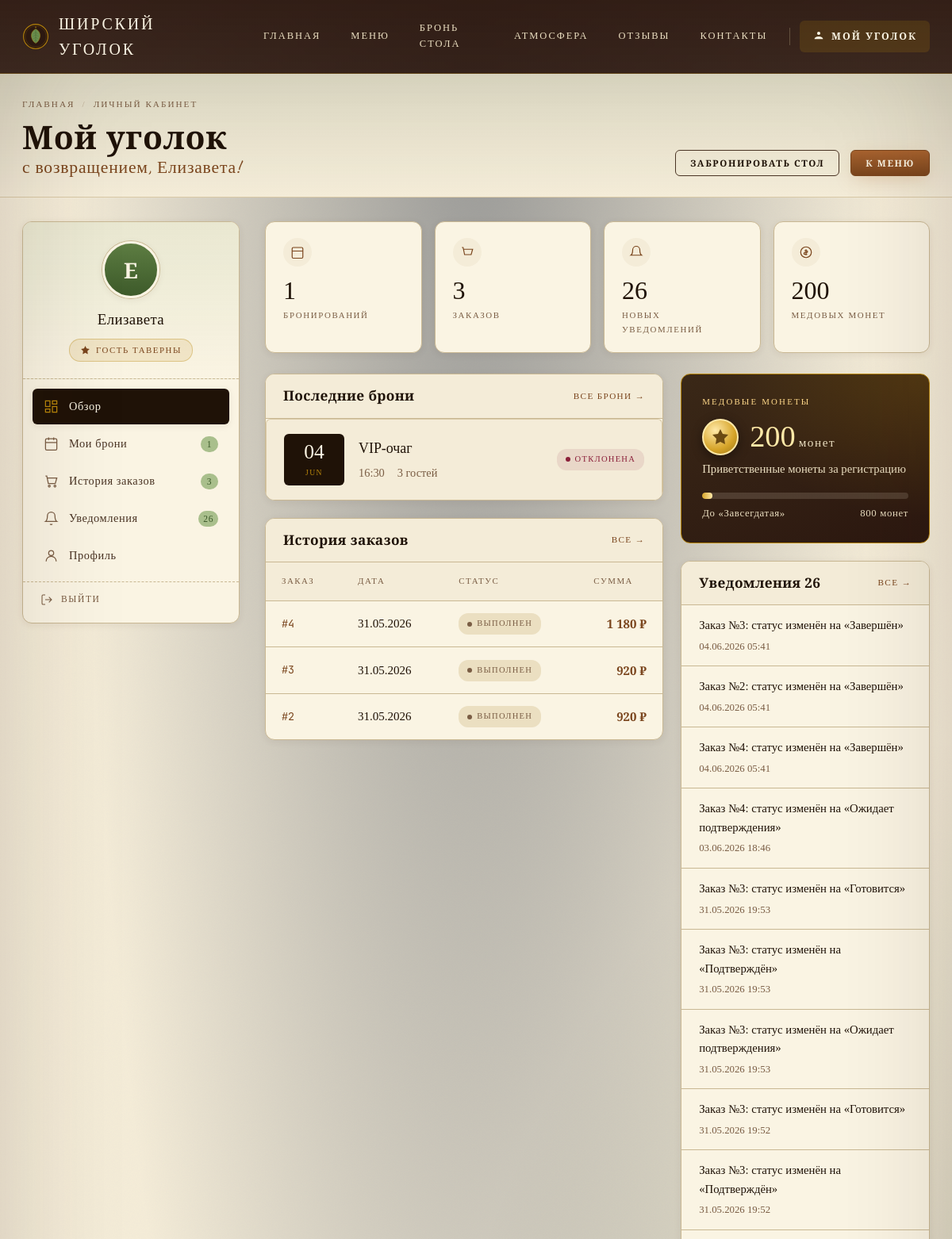
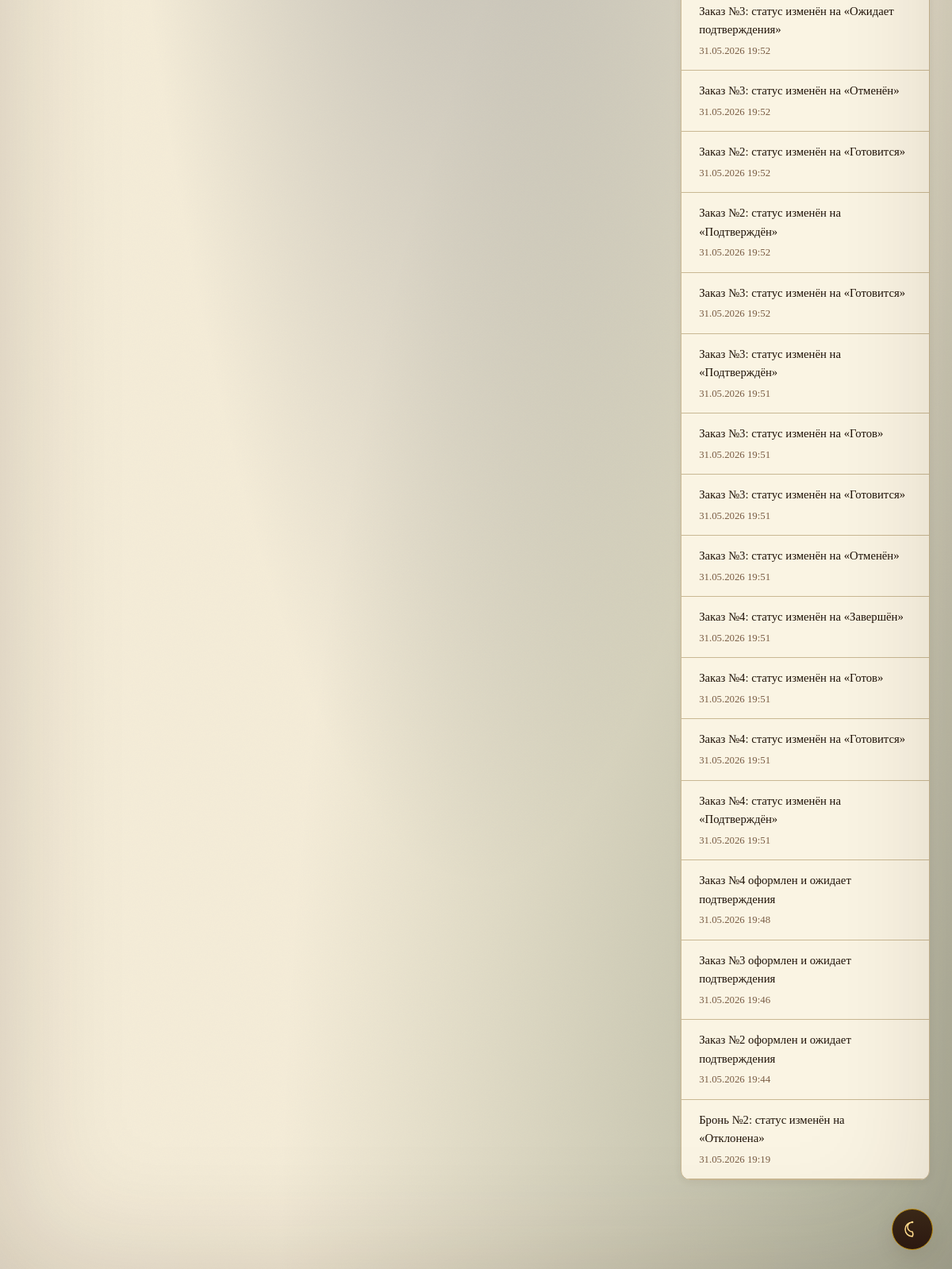
Screenshot of /profile.php (signed in) with the database file from the repository (2 pictures, top to bottom).
### tables this page shows
CREATE TABLE `users` (
  `id` int NOT NULL AUTO_INCREMENT,
  `username` varchar(50) NOT NULL,
  `email` varchar(100) NOT NULL,
  `password` varchar(255) NOT NULL,
  `role` enum('user','admin') NOT NULL DEFAULT 'user',
  `full_name` varchar(100) DEFAULT NULL,
  `phone` varchar(20) DEFAULT NULL,
  `created_at` timestamp NULL DEFAULT CURRENT_TIMESTAMP,
  PRIMARY KEY (`id`),
  UNIQUE KEY `username` (`username`),
  UNIQUE KEY `email` (`email`)
);

CREATE TABLE `bookings` (
  `id` int NOT NULL AUTO_INCREMENT,
  `user_id` int DEFAULT NULL,
  `guest_name` varchar(150) NOT NULL,
  `guest_phone` varchar(50) NOT NULL,
  `guest_email` varchar(150) DEFAULT NULL,
  `booking_date` date NOT NULL,
  `booking_time` time NOT NULL,
  `party_size` int NOT NULL DEFAULT '2',
  `table_id` int DEFAULT NULL,
  `status` enum('pending','confirmed','rejected','cancelled','completed') NOT NULL DEFAULT 'pending',
  `notes` text,
  `admin_comment` text,
  `created_at` datetime DEFAULT CURRENT_TIMESTAMP,
  `updated_at` datetime DEFAULT CURRENT_TIMESTAMP ON UPDATE CURRENT_TIMESTAMP,
  PRIMARY KEY (`id`),
  KEY `user_id` (`user_id`),
  KEY `table_id` (`table_id`),
  CONSTRAINT `bookings_ibfk_1` FOREIGN KEY (`user_id`) REFERENCES `users` (`id`) ON DELETE SET NULL,
  CONSTRAINT `bookings_ibfk_2` FOREIGN KEY (`table_id`) REFERENCES `restaurant_tables` (`id`) ON DELETE SET NULL
);

CREATE TABLE `restaurant_tables` (
  `id` int NOT NULL AUTO_INCREMENT,
  `name` varchar(100) NOT NULL,
  `seats` int NOT NULL DEFAULT '2',
  `zone` varchar(100) DEFAULT 'Зал',
  `is_active` tinyint(1) NOT NULL DEFAULT '1',
  `created_at` datetime DEFAULT CURRENT_TIMESTAMP,
  PRIMARY KEY (`id`)
);

CREATE TABLE `orders` (
  `id` int NOT NULL AUTO_INCREMENT,
  `user_id` int DEFAULT NULL,
  `customer_name` varchar(100) NOT NULL DEFAULT '',
  `customer_phone` varchar(20) NOT NULL DEFAULT '',
  `notes` text,
  `promo_code` varchar(50) DEFAULT NULL,
  `discount` decimal(10,2) NOT NULL DEFAULT '0.00',
  `customer_address` text,
  `total_price` decimal(10,2) NOT NULL DEFAULT '0.00',
  `status` enum('cart','pending','confirmed','preparing','ready','completed','cancelled') NOT NULL DEFAULT 'cart',
  `order_type` enum('dine_in','delivery','takeaway') DEFAULT NULL,
  `total` decimal(10,2) DEFAULT '0.00',
  `delivery_address` varchar(500) DEFAULT NULL,
  `created_at` timestamp NULL DEFAULT CURRENT_TIMESTAMP,
  `updated_at` datetime DEFAULT CURRENT_TIMESTAMP ON UPDATE CURRENT_TIMESTAMP,
  PRIMARY KEY (`id`),
  KEY `idx_orders_status` (`status`),
  KEY `idx_orders_user` (`user_id`),
  CONSTRAINT `orders_ibfk_1` FOREIGN KEY (`user_id`) REFERENCES `users` (`id`) ON DELETE SET NULL
);

CREATE TABLE `user_notifications` (
  `id` int NOT NULL AUTO_INCREMENT,
  `user_id` int NOT NULL,
  `entity_type` enum('order','booking') NOT NULL,
  `entity_id` int NOT NULL,
  `message` varchar(500) NOT NULL,
  `is_read` tinyint(1) NOT NULL DEFAULT '0',
  `created_at` datetime DEFAULT CURRENT_TIMESTAMP,
  PRIMARY KEY (`id`),
  KEY `user_id` (`user_id`),
  CONSTRAINT `user_notifications_ibfk_1` FOREIGN KEY (`user_id`) REFERENCES `users` (`id`) ON DELETE CASCADE
);

### public/includes/notification_helpers.php (called while the page is built, shortened)
<?php
function get_user_notifications(mysqli $conn, int $userId, int $limit = 30): array {
    $list = [];
    $stmt = $conn->prepare(
        "SELECT * FROM user_notifications WHERE user_id = ? ORDER BY created_at DESC LIMIT ?"
    );
    $stmt->bind_param('ii', $userId, $limit);
    $stmt->execute();
    $res = $stmt->get_result();
    while ($row = $res->fetch_assoc()) {
        $list[] = $row;
    }
    return $list;
}

### public/profile.php (the view, shortened to what this page needs)
<?php
include 'db.php';
require_once 'includes/notification_helpers.php';
$user_id = (int)$_SESSION['user_id'];
$stmt = $conn->prepare("SELECT username, email, full_name, phone, created_at FROM users WHERE id = ?");
$stmt->bind_param('i', $user_id); $stmt->execute();
$user = $stmt->get_result()->fetch_assoc(); $stmt->close();
$user_orders = [];
$stmt = $conn->prepare("SELECT id, order_type, status, COALESCE(total,total_price,0) AS total, created_at FROM orders WHERE user_id = ? AND status != 'cart' ORDER BY created_at DESC LIMIT 20");
$stmt->bind_param('i', $user_id); $stmt->execute();
$res = $stmt->get_result();
while ($row = $res->fetch_assoc()) $user_orders[] = $row;
$user_bookings = [];
$stmt = $conn->prepare("SELECT b.id, b.booking_date, b.booking_time, b.party_size, b.status, b.notes, b.admin_comment, rt.name AS table_name FROM bookings b LEFT JOIN restaurant_tables rt ON b.table_id = rt.id WHERE b.user_id = ? ORDER BY b.booking_date DESC LIMIT 20");
$stmt->bind_param('i', $user_id); $stmt->execute();
$res = $stmt->get_result();
while ($row = $res->fetch_assoc()) $user_bookings[] = $row;
$notifications = get_user_notifications($conn, $user_id);
$unread_count = count(array_filter($notifications, fn($n) => !$n['is_read']));
$initials = mb_strtoupper(mb_substr($user['full_name'] ?: $user['username'], 0, 1));
$initials2 = '';
if ($user['full_name']) {
    $parts = explode(' ', $user['full_name']);
    $initials = mb_strtoupper(mb_substr($parts[0], 0, 1));
    $initials2 = count($parts) > 1 ? mb_strtoupper(mb_substr($parts[1], 0, 1)) : '';
}
$section = $_GET['tab'] ?? 'overview';
$months_ru = ['January'=>'января','February'=>'февраля','March'=>'марта','April'=>'апреля','May'=>'мая','June'=>'июня','July'=>'июля','August'=>'августа','September'=>'сентября','October'=>'октября','November'=>'ноября','December'=>'декабря'];
function ru_date2($dt) { global $months_ru; foreach ($months_ru as $en=>$ru) $dt=str_replace($en,$ru,$dt); return $dt; }
$booking_status_labels = ['pending'=>'Ожидает','confirmed'=>'Подтверждена','rejected'=>'Отклонена','cancelled'=>'Отменена','completed'=>'Завершена'];
$order_status_labels = ['pending'=>'Ожидает','confirmed'=>'Подтверждён','preparing'=>'Готовится','ready'=>'Готов','completed'=>'Выполнен','cancelled'=>'Отменён'];
$pill_class = ['pending'=>'pending','confirmed'=>'confirmed','rejected'=>'cancelled','cancelled'=>'cancelled','completed'=>'past','preparing'=>'confirmed','ready'=>'confirmed'];
?>
<!doctype html>
<html lang="ru">
<head>
<link rel="stylesheet" href="style.css">
<link rel="stylesheet" href="assets/account.css">
</head>
<body>
<header class="site-header">
  <div class="bar">
    <a href="index.php" class="brand"><img src="assets/brand-mark.svg" alt="" class="brand-mark"><span>Ширский уголок</span></a>
    <nav class="nav" id="mainNav">
      <a href="index.php">Главная</a>
      <a href="menu.php">Меню</a>
      <a href="booking.php">Бронь стола</a>
      <a href="gallery.php">Атмосфера</a>
      <a href="reviews.php">Отзывы</a>
      <a href="contacts.php">Контакты</a>
      <a href="profile.php" class="nav-profile-btn active">
        <svg viewBox="0 0 24 24" width="16" height="16" fill="currentColor" stroke="none"><path d="M12 3c-1.7 0-3 1.3-3 3s1.3 3 3 3 3-1.3 3-3-1.3-3-3-3zM12 12c-5.3 0-8 2.7-8 4v1h16v-1c0-1.3-2.7-4-8-4z"/></svg>
        Мой уголок
      </a>
    </nav>
  </div>
</header>
<div class="acc-ribbon">
  <div class="inner">
    <div>
      <div class="crumbs"><a href="index.php">Главная</a><span class="sep">/</span><span>Личный кабинет</span></div>
      <h1>Мой уголок <span class="greet-hand">с возвращением, <?= htmlspecialchars($user['full_name'] ?: $user['username']) ?>!</span></h1>
    </div>
    <div class="ribbon-aside">
      <a href="booking.php" class="btn btn-ghost btn-sm">Забронировать стол</a>
      <a href="menu.php" class="btn btn-primary btn-sm">К меню</a>
    </div>
  </div>
</div>
<div class="acc-shell">
  <aside class="acc-side">
    <div class="who">
      <div class="acc-avatar"><?= htmlspecialchars($initials.$initials2) ?></div>
      <div class="name"><?= htmlspecialchars($user['full_name'] ?: $user['username']) ?></div>
      <div class="acc-tier">
        <svg viewBox="0 0 24 24" width="13" height="13" fill="currentColor"><path d="M12 2 15 8l7 1-5 5 1 7-6-3-6 3 1-7-5-5 7-1z"/></svg>
        Гость таверны
      </div>
    </div>
    <ul class="acc-nav">
      <li><a href="?tab=overview" class="<?= $section==='overview'?'active':'' ?>">
        <svg class="ico" viewBox="0 0 24 24" fill="none" stroke="currentColor" stroke-width="1.6"><rect x="3" y="3" width="7" height="9"/><rect x="14" y="3" width="7" height="5"/><rect x="14" y="12" width="7" height="9"/><rect x="3" y="16" width="7" height="5"/></svg>Обзор
      </a></li>
      <li><a href="?tab=bookings" class="<?= $section==='bookings'?'active':'' ?>">
        <svg class="ico" viewBox="0 0 24 24" fill="none" stroke="currentColor" stroke-width="1.6"><rect x="3" y="4" width="18" height="18" rx="2"/><line x1="16" y1="2" x2="16" y2="6"/><line x1="8" y1="2" x2="8" y2="6"/><line x1="3" y1="10" x2="21" y2="10"/></svg>Мои брони
        <?php if (count($user_bookings) > 0): ?><span class="count"><?= count($user_bookings) ?></span><?php endif; ?>
      </a></li>
      <li><a href="?tab=orders" class="<?= $section==='orders'?'active':'' ?>">
        <svg class="ico" viewBox="0 0 24 24" fill="none" stroke="currentColor" stroke-width="1.6"><path d="M3 4h2l2.5 12h11l2.5-9H6"/><circle cx="9" cy="20" r="1.5"/><circle cx="18" cy="20" r="1.5"/></svg>История заказов
        <?php if (count($user_orders) > 0): ?><span class="count"><?= count($user_orders) ?></span><?php endif; ?>
      </a></li>
      <li><a href="?tab=notifications" class="<?= $section==='notifications'?'active':'' ?>">
        <svg class="ico" viewBox="0 0 24 24" fill="none" stroke="currentColor" stroke-width="1.6"><path d="M18 8a6 6 0 0 0-12 0c0 7-3 9-3 9h18s-3-2-3-9"/><path d="M13.7 21a2 2 0 0 1-3.4 0"/></svg>Уведомления
        <?php if ($unread_count > 0): ?><span class="count"><?= $unread_count ?></span><?php endif; ?>
      </a></li>
      <li><a href="?tab=profile" class="<?= $section==='profile'?'active':'' ?>">
        <svg class="ico" viewBox="0 0 24 24" fill="none" stroke="currentColor" stroke-width="1.6"><circle cx="12" cy="8" r="4"/><path d="M4 21c0-4.4 3.6-8 8-8s8 3.6 8 8"/></svg>Профиль
      </a></li>
    </ul>
    <div class="side-foot">
      <a href="logout.php?type=user" class="acc-logout">
        <svg viewBox="0 0 24 24" fill="none" stroke="currentColor" stroke-width="1.6" width="16" height="16"><path d="M9 21H5a2 2 0 0 1-2-2V5a2 2 0 0 1 2-2h4"/><path d="m16 17 5-5-5-5M21 12H9"/></svg>
        Выйти
      </a>
    </div>
  </aside>
  <main class="acc-main">
    <?php if ($section === 'overview'): ?>
    <div class="acc-stats">
      <div class="acc-stat">
        <div class="ico"><svg viewBox="0 0 24 24" fill="none" stroke="currentColor" stroke-width="1.6"><rect x="3" y="4" width="18" height="18" rx="2"/><line x1="3" y1="10" x2="21" y2="10"/></svg></div>
        <div class="val"><?= count($user_bookings) ?></div>
        <div class="lbl">Бронирований</div>
      </div>
      <div class="acc-stat">
        <div class="ico"><svg viewBox="0 0 24 24" fill="none" stroke="currentColor" stroke-width="1.6"><path d="M3 4h2l2.5 12h11l2.5-9H6"/></svg></div>
        <div class="val"><?= count($user_orders) ?></div>
        <div class="lbl">Заказов</div>
      </div>
      <div class="acc-stat">
        <div class="ico"><svg viewBox="0 0 24 24" fill="none" stroke="currentColor" stroke-width="1.6"><path d="M18 8a6 6 0 0 0-12 0c0 7-3 9-3 9h18s-3-2-3-9"/></svg></div>
        <div class="val"><?= $unread_count ?></div>
        <div class="lbl">Новых уведомлений</div>
      </div>
      <div class="acc-stat">
        <div class="ico"><svg viewBox="0 0 24 24" fill="none" stroke="currentColor" stroke-width="1.6"><circle cx="12" cy="12" r="9"/><path d="M12 7v10M9.5 9.5h3.5a1.5 1.5 0 0 1 0 3H10a1.5 1.5 0 0 0 0 3h4"/></svg></div>
        <div class="val">200</div>
        <div class="lbl">Медовых монет</div>
      </div>
    </div>
    <div class="acc-cols">
      <div>
        <div class="acc-panel">
          <div class="acc-panel-head"><h3>Последние брони</h3><a href="?tab=bookings" class="link">Все брони →</a></div>
          <?php if (empty($user_bookings)): ?>
          <div class="acc-empty" style="padding:30px;"><p>Нет броней</p><a href="booking.php" class="btn btn-primary btn-sm">Забронировать стол</a></div>
          <?php else: ?>
          <?php foreach (array_slice($user_bookings, 0, 3) as $b):
            $dt = new DateTime($b['booking_date']);
          ?>
          <div class="booking-item">
            <div class="book-date"><span class="d"><?= $dt->format('d') ?></span><span class="m"><?= ru_date2($dt->format('M')) ?></span></div>
            <div class="book-info">
              <div class="t"><?= htmlspecialchars($b['table_name'] ?? 'Стол') ?></div>
              <div class="sub"><span><?= substr($b['booking_time'],0,5) ?></span><span><?= $b['party_size'] ?> гостей</span></div>
            </div>
            <div class="book-act"><span class="pill <?= $pill_class[$b['status']] ?? 'pending' ?>"><?= $booking_status_labels[$b['status']] ?? $b['status'] ?></span></div>
          </div>
          <?php endforeach; ?>
          <?php endif; ?>
        </div>
        <div class="acc-panel">
          <div class="acc-panel-head"><h3>История заказов</h3><a href="?tab=orders" class="link">Все →</a></div>
          <?php if (empty($user_orders)): ?>
          <div class="acc-empty" style="padding:30px;"><p>Нет заказов</p><a href="menu.php" class="btn btn-primary btn-sm">К меню</a></div>
          <?php else: ?>
          <table class="acc-table">
            <thead><tr><th>Заказ</th><th>Дата</th><th>Статус</th><th>Сумма</th></tr></thead>
            <tbody>
            <?php foreach (array_slice($user_orders, 0, 5) as $o): ?>
            <tr>
              <td class="ord-id">#<?= $o['id'] ?></td>
              <td><?= date('d.m.Y', strtotime($o['created_at'])) ?></td>
              <td><span class="pill <?= $pill_class[$o['status']] ?? 'pending' ?>"><?= $order_status_labels[$o['status']] ?? $o['status'] ?></span></td>
              <td class="ord-sum"><?= number_format((float)$o['total'], 0, '.', ' ') ?> ₽</td>
            </tr>
            <?php endforeach; ?>
            </tbody>
          </table>
          <?php endif; ?>
        </div>
      </div>
      <div>
        <div class="honey-card" style="margin-bottom:22px;">
          <div class="label">Медовые монеты</div>
          <div class="honey-balance">
            <div class="honey-coin"><svg viewBox="0 0 24 24" width="24" height="24" fill="currentColor"><path d="M12 2 15 8l7 1-5 5 1 7-6-3-6 3 1-7-5-5 7-1z"/></svg></div>
            <div class="amt">200<small>монет</small></div>
          </div>
          <p class="note">Приветственные монеты за регистрацию</p>
          <div class="honey-progress"><span style="width:5%"></span></div>
          <div class="next"><span>До «Завсегдатая»</span><span>800 монет</span></div>
        </div>
        <?php if ($unread_count > 0): ?>
        <div class="acc-panel">
          <div class="acc-panel-head"><h3>Уведомления <span class="count"><?= $unread_count ?></span></h3><a href="?tab=notifications" class="link">Все →</a></div>
          <?php foreach (array_filter($notifications, fn($n)=>!$n['is_read']) as $n): ?>
          <div style="padding:14px 22px;border-bottom:1px solid var(--line);font-size:0.92rem;">
            <div style="color:var(--ink);"><?= htmlspecialchars($n['message']) ?></div>
            <div style="font-size:0.8rem;color:var(--ink-mute);margin-top:4px;"><?= date('d.m.Y H:i', strtotime($n['created_at'])) ?></div>
          </div>
          <?php endforeach; ?>
        </div>
        <?php endif; ?>
      </div>
    </div>
    <?php endif; ?>
  </main>
</div>
</body>
</html>

### rows the page displays
users: full_name "Елизавета", full_name "Е"
bookings: booking_date "04", booking_date "JUN", table.name "VIP-очаг", booking_time "16:30", party_size "3", status "ОТКЛОНЕНА"
orders: id "4", created_at "31.05.2026", status "ВЫПОЛНЕН", total "1 180"
orders: id "3", created_at "31.05.2026", status "ВЫПОЛНЕН", total "920"
orders: id "2", created_at "31.05.2026", status "ВЫПОЛНЕН", total "920"
user_notifications: message "Заказ №3: статус изменён на «Завершён»", created_at "04.06.2026 05:41"
user_notifications: message "Заказ №2: статус изменён на «Завершён»", created_at "04.06.2026 05:41"
user_notifications: message "Заказ №4: статус изменён на «Завершён»", created_at "04.06.2026 05:41"
user_notifications: message "Заказ №4: статус изменён на «Ожидает подтверждения»", created_at "03.06.2026 18:46"
user_notifications: message "Заказ №3: статус изменён на «Готовится»", created_at "31.05.2026 19:53"
user_notifications: message "Заказ №3: статус изменён на «Подтверждён»", created_at "31.05.2026 19:53"
user_notifications: message "Заказ №3: статус изменён на «Ожидает подтверждения»", created_at "31.05.2026 19:53"
user_notifications: message "Заказ №3: статус изменён на «Готовится»", created_at "31.05.2026 19:52"
user_notifications: message "Заказ №3: статус изменён на «Подтверждён»", created_at "31.05.2026 19:52"
user_notifications: message "Заказ №3: статус изменён на «Ожидает подтверждения»", created_at "31.05.2026 19:52"
user_notifications: message "Заказ №3: статус изменён на «Отменён»", created_at "31.05.2026 19:52"
user_notifications: message "Заказ №2: статус изменён на «Готовится»", created_at "31.05.2026 19:52"
user_notifications: message "Заказ №2: статус изменён на «Подтверждён»", created_at "31.05.2026 19:52"
user_notifications: message "Заказ №3: статус изменён на «Готовится»", created_at "31.05.2026 19:52"
user_notifications: message "Заказ №3: статус изменён на «Подтверждён»", created_at "31.05.2026 19:51"
user_notifications: message "Заказ №3: статус изменён на «Готов»", created_at "31.05.2026 19:51"
user_notifications: message "Заказ №3: статус изменён на «Готовится»", created_at "31.05.2026 19:51"
user_notifications: message "Заказ №3: статус изменён на «Отменён»", created_at "31.05.2026 19:51"
user_notifications: message "Заказ №4: статус изменён на «Завершён»", created_at "31.05.2026 19:51"
user_notifications: message "Заказ №4: статус изменён на «Готов»", created_at "31.05.2026 19:51"
user_notifications: message "Заказ №4: статус изменён на «Готовится»", created_at "31.05.2026 19:51"
user_notifications: message "Заказ №4: статус изменён на «Подтверждён»", created_at "31.05.2026 19:51"
user_notifications: message "Заказ №4 оформлен и ожидает подтверждения", created_at "31.05.2026 19:48"
user_notifications: message "Заказ №3 оформлен и ожидает подтверждения", created_at "31.05.2026 19:46"
user_notifications: message "Заказ №2 оформлен и ожидает подтверждения", created_at "31.05.2026 19:44"
user_notifications: message "Бронь №2: статус изменён на «Отклонена»", created_at "31.05.2026 19:19"

### other values shown
count($user_bookings) "1"
count($user_orders) "3"
$unread_count "26"
